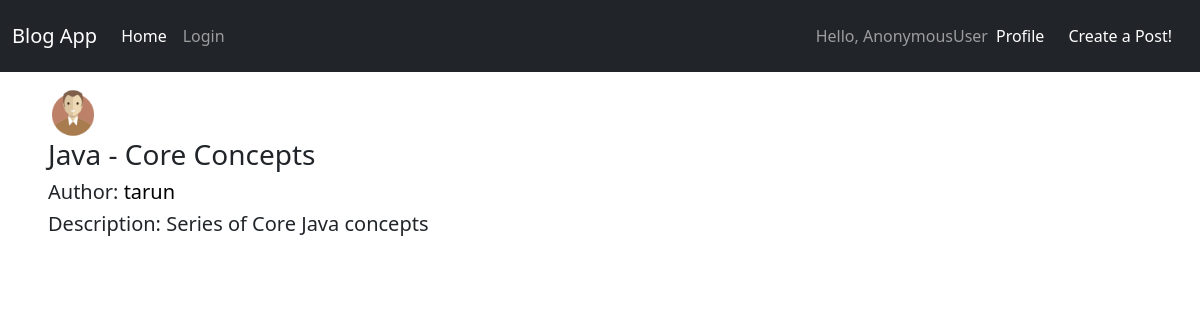
The app's page /post/2/ with its own data.
### posts/models.py (models this page shows, shortened)
class Post(models.Model):
    author = models.ForeignKey(User, on_delete=models.CASCADE)
    title = models.CharField(max_length=100)
    description = models.TextField(blank=True)

### users/models.py (models this page shows, shortened)
class Profile(models.Model):
    user = models.OneToOneField(User, on_delete=models.CASCADE)
    image = models.ImageField(default='profile_pics/default.png', upload_to='profile_pics')

### posts/views.py (the view)
# urls.py: path('post/<int:pk>/', PostDetailView.as_view(), name = 'post-detail'), #DetailView
class PostDetailView(DetailView):
    model = Post

### posts/templates/posts/post_detail.html
{% extends 'posts/base.html' %}
{% block content %}
    {% include 'posts/navbar.html' %}
        <div class="col px-md-5 mt-3">
            <img src=" {{ object.author.profile.image.url }}" alt = "Image" width="50px" height="50px">
            <h3> {{object.title}} </h3>
            <h5> Author: <a style="text-decoration:none; color: black" onmouseover="this.style.color='blue'" onmouseout="this.style.color='black'" href = "{% url 'user-posts' post.author %}">{{post.author}}</a> </h5>
            <h5> Description: {{object.description}} </h5>
        </div>
{% endblock %}

### records on screen
Post: author.profile.image (picture), title "Java - Core Concepts", author "tarun", description "Series of Core Java concepts"

### other values on screen
{{ user | capfirst }} "AnonymousUser"
